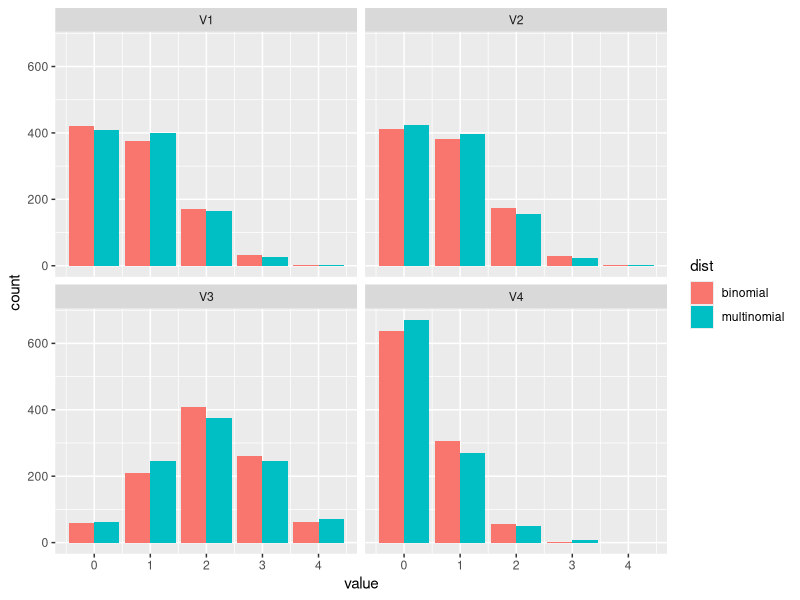
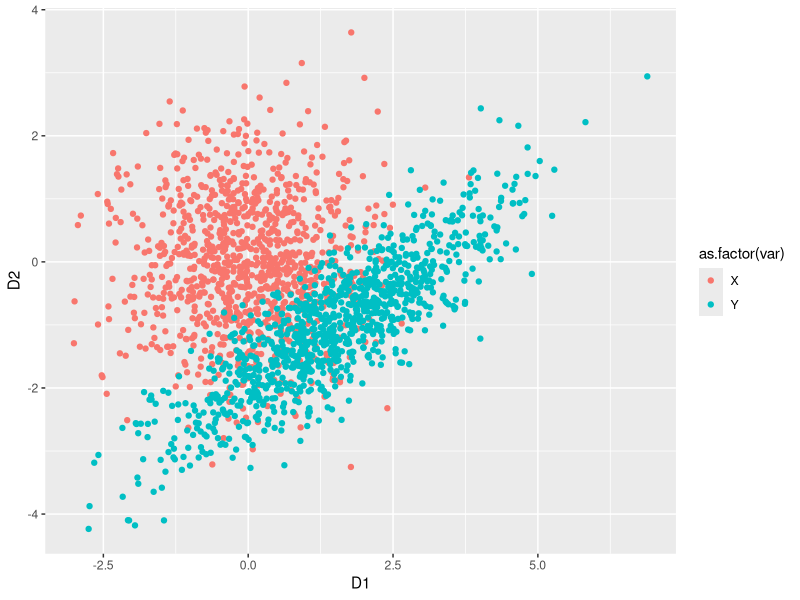
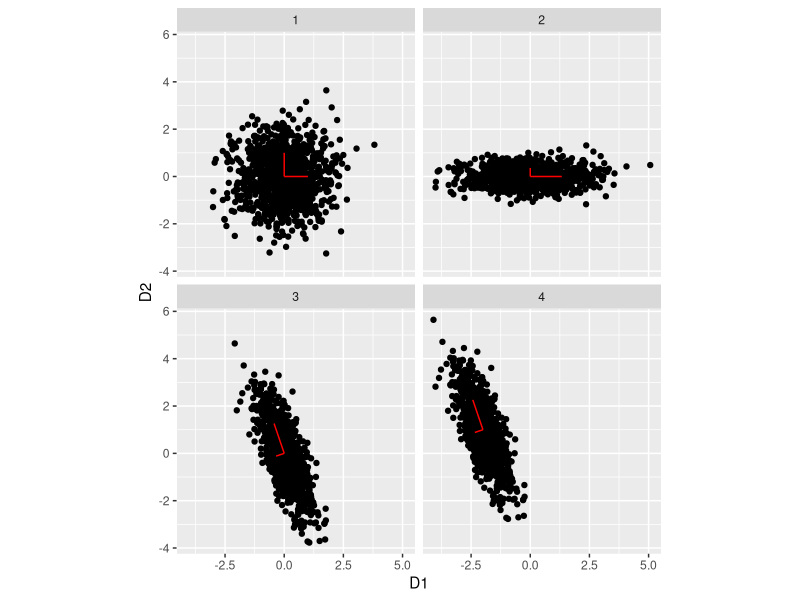
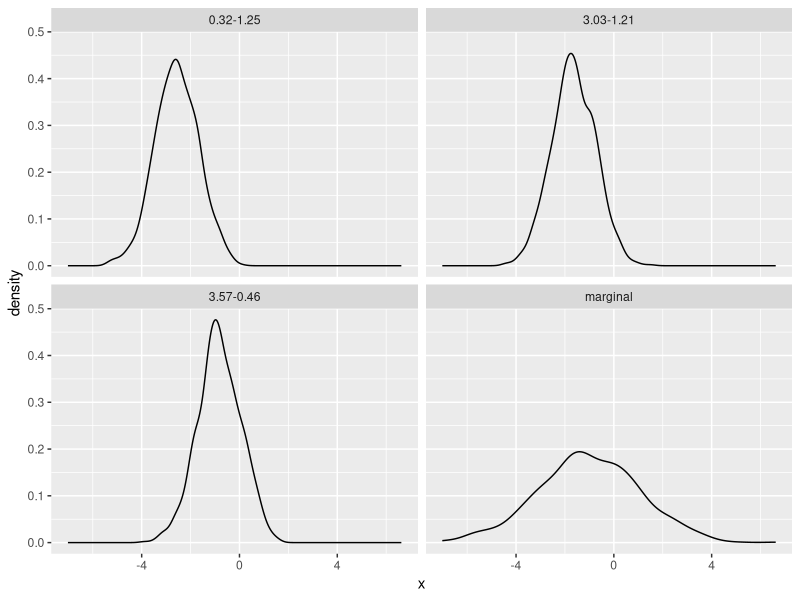
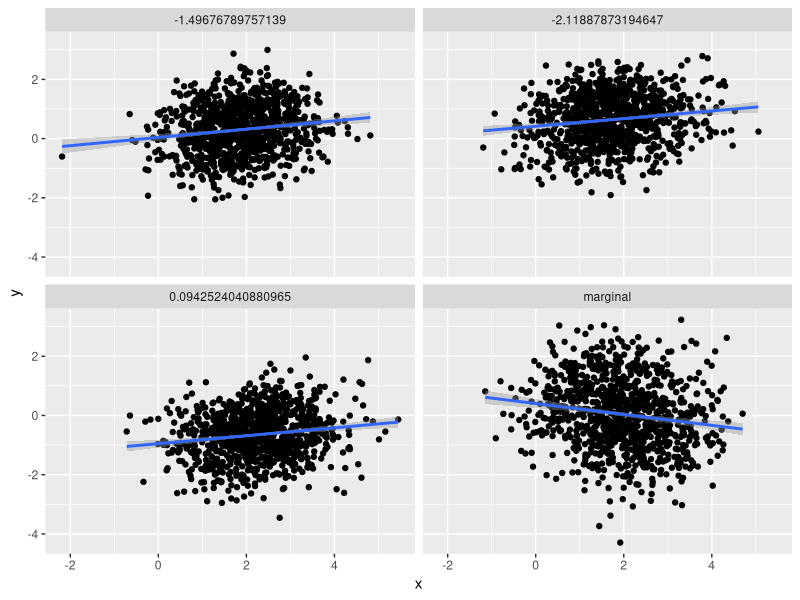
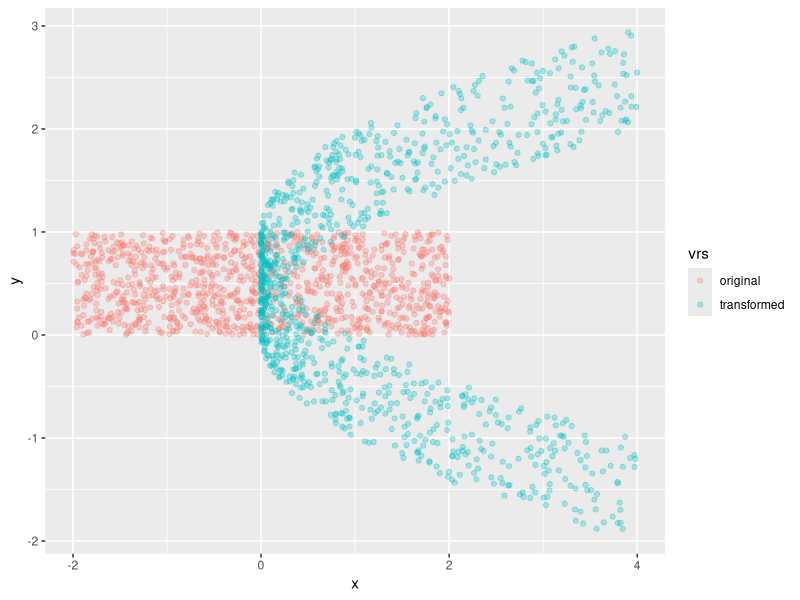

Write the R code that produced these figures, in order.
## ---- chunk 1
togs <- F
library(ggplot2)
library(dplyr)
library(reshape2)
library(tidyr)
# togs <- FALSE
## ---- chunk 2
set.seed(1)
nsamps      <- 1000
samps_mult  <- rmultinom(nsamps, 4, prob = c(0.2, 0.2, 0.5, 0.1))
samps_mult  <- as_tibble(t(samps_mult)) %>%
  gather()
samps       <- tibble(
  V1 = rbinom(nsamps, 4, 0.2),
  V2 = rbinom(nsamps, 4, 0.2),
  V3 = rbinom(nsamps, 4, 0.5),
  V4 = rbinom(nsamps, 4, 0.1)
) %>%
  gather() %>%
  bind_rows(samps_mult) %>%
  bind_cols("dist" = c(rep("binomial", 4*nsamps), rep("multinomial", 4*nsamps)))

ggplot(samps, aes(x = value, fill = dist)) +
  geom_bar(position = "dodge") +
  facet_wrap(~ key)

## ---- chunk 3
# a
set.seed(1)
nsamps <- 1000
X      <- matrix(data = rnorm(nsamps * 2), ncol = 2)
mu     <- c(1.5, -1)
L      <- matrix(data = c(sqrt(2), 0,
                          1.2 / sqrt(2), sqrt(1 - 1.2^2/2)),
                 ncol  = 2,
                 byrow = TRUE)
Y      <- t(mu + L %*% t(X))
plot_df <- data.frame(rbind(X, Y), c(rep("X", nsamps), rep("Y", nsamps)))
colnames(plot_df) <- c("D1", "D2", "var")
ggplot(data = plot_df, aes(x = D1, y = D2, colour = as.factor(var))) +
  geom_point()


## ---- chunk 4
# a
set.seed(1)
sigma <- matrix(data = c(0.3, -0.5,
                         -0.5, 1.6),
                nrow  = 2,
                byrow = TRUE)
ed    <- eigen(sigma)
e_val  <- ed$values
e_vec  <- ed$vectors



# b
set.seed(1)
nsamps <- 1000
X      <- matrix(data = rnorm(nsamps * 2), ncol = 2)
vec1   <- matrix(c(1,0,0,1), nrow = 2)

X2     <- t(sqrt(diag(e_val)) %*% t(X))
vec2   <- sqrt(diag(e_val)) %*% vec1

X3     <- t(e_vec %*% t(X2))
vec3   <- e_vec %*% vec2

X4     <- t(c(-2, 1) + t(X3))
vec4   <- c(-2, 1) + vec3

vec_mat <- data.frame(matrix(c(0,0,0,0,0,0,0,0,0,0,0,0,-2,1,-2,1), ncol = 2, byrow = TRUE),
                      t(cbind(vec1, vec2, vec3, vec4)),
                      c(1,1,2,2,3,3,4,4))


df     <- data.frame(rbind(X, X2, X3, X4), c(rep(1, nsamps),
                                             rep(2, nsamps),
                                             rep(3, nsamps),
                                             rep(4, nsamps)))


colnames(df) <- c("D1", "D2", "wh")
colnames(vec_mat) <- c("D1", "D2", "E1", "E2", "wh")
ggplot(data = df, aes(x = D1, y = D2)) +
  geom_point() +
  geom_segment(data = vec_mat, aes(xend = E1, yend = E2), color = "red") +
  facet_wrap(~ wh) +
  coord_fixed()


## ---- chunk 5
mu    <- c(2, 0, -1)
Sigma <- matrix(c(1, -0.2, 0.5,
                  -0.2, 1.4, -1.2,
                  0.5, -1.2, 2),
                nrow = 3,
                byrow = TRUE)
mu_A     <- c(2, 0)
mu_B     <- -1
Sigma_A  <- Sigma[1:2, 1:2]
Sigma_B  <- Sigma[3, 3]
Sigma_AB <- Sigma[1:2, 3]


# b
tmp_b   <- t(Sigma_AB) %*% solve(Sigma_A)
mu_b    <- mu_B - tmp_b %*% mu_A
Sigma_b <- Sigma_B - t(Sigma_AB) %*% solve(Sigma_A) %*% Sigma_AB

mu_b
tmp_b
Sigma_b

# d
tmp_a   <- Sigma_AB * (1 / Sigma_B)
mu_a    <- mu_A - tmp_a * mu_B
Sigma_d <- Sigma_A - (Sigma_AB * (1 / Sigma_B)) %*% t(Sigma_AB)
mu_a
tmp_a
Sigma_d

## ---- chunk 6
library(mvtnorm)
set.seed(1)
nsamps <- 1000

# a and b
samps  <- as.data.frame(matrix(data = NA, nrow = 4 * nsamps, ncol = 2))
samps[1:nsamps,1] <- rnorm(nsamps, mu_B, Sigma_B)
samps[1:nsamps,2] <- "marginal"
for (i in 1:3) {
  a <- rmvnorm(1, mu_A, Sigma_A)
  samps[(i*nsamps + 1):((i + 1) * nsamps), 1] <- rnorm(nsamps,
                                                       mu_b + tmp_b %*% t(a),
                                                       Sigma_b)
  samps[(i*nsamps + 1):((i + 1) * nsamps), 2] <- paste0(# "cond", 
                                                        round(a, digits = 2), 
                                                        collapse = "-")
}
colnames(samps) <- c("x", "dist")
ggplot(samps, aes(x = x)) +
  geom_density() +
  facet_wrap(~ dist)

# c and d
samps  <- as.data.frame(matrix(data = NA, nrow = 4 * nsamps, ncol = 3))
samps[1:nsamps,1:2] <- rmvnorm(nsamps, mu_A, Sigma_A)
samps[1:nsamps,3]   <- "marginal"
for (i in 1:3) {
  b <- rnorm(1, mu_B, Sigma_B)
  samps[(i*nsamps + 1):((i + 1) * nsamps), 1:2] <- rmvnorm(nsamps,
                                                           mu_a + tmp_a * b,
                                                           Sigma_d)
  samps[(i*nsamps + 1):((i + 1) * nsamps), 3] <- b
}
colnames(samps) <- c("x", "y", "dist")
ggplot(samps, aes(x = x, y = y)) +
  geom_point() +
  geom_smooth(method = "lm") +
  facet_wrap(~ dist)
## ---- chunk 7
set.seed(1)
nsamps <- 1000
x      <- runif(nsamps, min = -2, max = 2)
y      <- runif(nsamps)
orig   <- tibble(x = x, y = y, vrs = "original")
u      <- x^2
v      <- y + x
transf <- tibble(x = u, y = v, vrs = "transformed")
df     <- bind_rows(orig, transf)
ggplot(df, aes(x = x, y = y, color = vrs)) +
  geom_point(alpha = 0.3)
## ---- chunk 8
library(mvtnorm)
set.seed(1)
mvn_dens <- function (y, mu, Sigma) {
  L     <- chol(Sigma)
  L_inv <- solve(t(L))
  g_inv <- L_inv %*% t(y - mu)
  J     <- L_inv
  J_det <- det(J)
  return(prod(dnorm(g_inv)) * J_det)
}
mu_v  <- c(-2, 0, 1)
cov_m <- matrix(c(1, -0.2, 0.5,
                  -0.2, 2, 0.3,
                  0.5, 0.3, 1.6),
                ncol  = 3,
                byrow = TRUE)
n_comp <- 20
for (i in 1:n_comp) {
  x <- rmvnorm(1, 
             mean  = mu_v,
             sigma = cov_m)
  print(paste0("My function: ",
               mvn_dens(x, mu_v, cov_m),
               ", dmvnorm: ",
               dmvnorm(x, mu_v, cov_m)))
}
